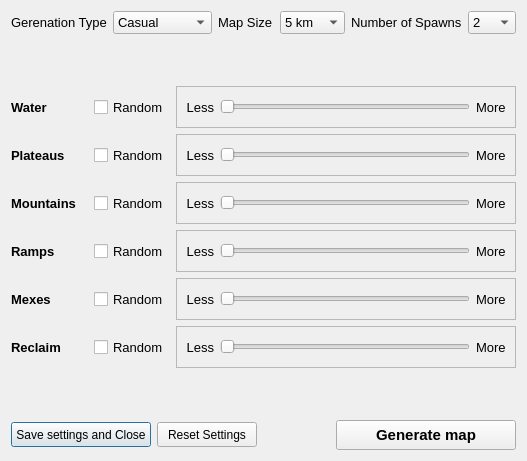
<?xml version="1.0" encoding="UTF-8"?>
<ui version="4.0">
 <class>MapGenOptionsDialog</class>
 <widget class="QDialog" name="MapGenOptionsDialog">
  <property name="geometry">
   <rect>
    <x>0</x>
    <y>0</y>
    <width>527</width>
    <height>461</height>
   </rect>
  </property>
  <property name="windowTitle">
   <string>Map Generator Options</string>
  </property>
  <layout class="QGridLayout" name="gridLayout">
   <item row="1" column="0">
    <spacer name="verticalSpacer">
     <property name="font">
      <font>
       <pointsize>9</pointsize>
      </font>
     </property>
     <property name="orientation">
      <enum>Qt::Vertical</enum>
     </property>
     <property name="sizeHint" stdset="0">
      <size>
       <width>451</width>
       <height>20</height>
      </size>
     </property>
    </spacer>
   </item>
   <item row="4" column="0">
    <layout class="QHBoxLayout" name="horizontalLayout_3">
     <item>
      <widget class="QPushButton" name="saveMapGenSettingsButton">
       <property name="sizePolicy">
        <sizepolicy hsizetype="Preferred" vsizetype="Fixed">
         <horstretch>0</horstretch>
         <verstretch>0</verstretch>
        </sizepolicy>
       </property>
       <property name="minimumSize">
        <size>
         <width>140</width>
         <height>25</height>
        </size>
       </property>
       <property name="maximumSize">
        <size>
         <width>16777215</width>
         <height>25</height>
        </size>
       </property>
       <property name="font">
        <font>
         <pointsize>9</pointsize>
        </font>
       </property>
       <property name="text">
        <string>Save settings and Close</string>
       </property>
      </widget>
     </item>
     <item>
      <widget class="QPushButton" name="resetMapGenSettingsButton">
       <property name="sizePolicy">
        <sizepolicy hsizetype="Preferred" vsizetype="Fixed">
         <horstretch>0</horstretch>
         <verstretch>0</verstretch>
        </sizepolicy>
       </property>
       <property name="minimumSize">
        <size>
         <width>100</width>
         <height>25</height>
        </size>
       </property>
       <property name="maximumSize">
        <size>
         <width>16777215</width>
         <height>25</height>
        </size>
       </property>
       <property name="font">
        <font>
         <pointsize>9</pointsize>
        </font>
       </property>
       <property name="text">
        <string>Reset Settings</string>
       </property>
      </widget>
     </item>
     <item>
      <spacer name="horizontalSpacer">
       <property name="font">
        <font>
         <pointsize>9</pointsize>
        </font>
       </property>
       <property name="orientation">
        <enum>Qt::Horizontal</enum>
       </property>
       <property name="sizeHint" stdset="0">
        <size>
         <width>40</width>
         <height>25</height>
        </size>
       </property>
      </spacer>
     </item>
     <item>
      <widget class="QPushButton" name="generateMapButton">
       <property name="sizePolicy">
        <sizepolicy hsizetype="Fixed" vsizetype="Fixed">
         <horstretch>0</horstretch>
         <verstretch>0</verstretch>
        </sizepolicy>
       </property>
       <property name="minimumSize">
        <size>
         <width>180</width>
         <height>30</height>
        </size>
       </property>
       <property name="font">
        <font>
         <pointsize>11</pointsize>
         <weight>75</weight>
         <bold>true</bold>
        </font>
       </property>
       <property name="text">
        <string>Generate map</string>
       </property>
      </widget>
     </item>
    </layout>
   </item>
   <item row="0" column="0">
    <layout class="QHBoxLayout" name="horizontalLayout_7">
     <item>
      <layout class="QHBoxLayout" name="horizontalLayout_9">
       <item>
        <widget class="QLabel" name="labelGenerationType">
         <property name="font">
          <font>
           <pointsize>10</pointsize>
          </font>
         </property>
         <property name="text">
          <string>Gerenation Type</string>
         </property>
        </widget>
       </item>
       <item>
        <widget class="QComboBox" name="generationType">
         <property name="font">
          <font>
           <pointsize>10</pointsize>
          </font>
         </property>
         <property name="currentText">
          <string>Casual</string>
         </property>
         <item>
          <property name="text">
           <string>Casual</string>
          </property>
         </item>
         <item>
          <property name="text">
           <string>Tournament</string>
          </property>
         </item>
         <item>
          <property name="text">
           <string>Blind</string>
          </property>
         </item>
         <item>
          <property name="text">
           <string>Unexplored</string>
          </property>
         </item>
        </widget>
       </item>
      </layout>
     </item>
     <item>
      <layout class="QHBoxLayout" name="horizontalLayout_11">
       <item>
        <widget class="QLabel" name="labelMapSize">
         <property name="font">
          <font>
           <pointsize>10</pointsize>
          </font>
         </property>
         <property name="text">
          <string>Map Size</string>
         </property>
        </widget>
       </item>
       <item>
        <widget class="QComboBox" name="mapSize">
         <property name="font">
          <font>
           <pointsize>10</pointsize>
          </font>
         </property>
         <item>
          <property name="text">
           <string>5 km</string>
          </property>
         </item>
         <item>
          <property name="text">
           <string>10 km</string>
          </property>
         </item>
         <item>
          <property name="text">
           <string>20 km</string>
          </property>
         </item>
        </widget>
       </item>
      </layout>
     </item>
     <item>
      <layout class="QHBoxLayout" name="horizontalLayout_10">
       <item>
        <widget class="QLabel" name="labelNumberOfSpawns">
         <property name="font">
          <font>
           <pointsize>10</pointsize>
          </font>
         </property>
         <property name="text">
          <string>Number of Spawns</string>
         </property>
        </widget>
       </item>
       <item>
        <widget class="QComboBox" name="numberOfSpawns">
         <property name="font">
          <font>
           <pointsize>10</pointsize>
          </font>
         </property>
         <property name="minimumContentsLength">
          <number>2</number>
         </property>
         <item>
          <property name="text">
           <string>2</string>
          </property>
         </item>
         <item>
          <property name="text">
           <string>4</string>
          </property>
         </item>
         <item>
          <property name="text">
           <string>6</string>
          </property>
         </item>
         <item>
          <property name="text">
           <string>8</string>
          </property>
         </item>
         <item>
          <property name="text">
           <string>10</string>
          </property>
         </item>
         <item>
          <property name="text">
           <string>12</string>
          </property>
         </item>
         <item>
          <property name="text">
           <string>14</string>
          </property>
         </item>
         <item>
          <property name="text">
           <string>16</string>
          </property>
         </item>
        </widget>
       </item>
      </layout>
     </item>
    </layout>
   </item>
   <item row="2" column="0">
    <layout class="QVBoxLayout" name="verticalLayout_4">
     <item>
      <layout class="QHBoxLayout" name="horizontalLayout_8">
       <item>
        <widget class="QLabel" name="labelWater">
         <property name="font">
          <font>
           <pointsize>10</pointsize>
           <weight>75</weight>
           <bold>true</bold>
          </font>
         </property>
         <property name="text">
          <string>Water</string>
         </property>
        </widget>
       </item>
       <item>
        <widget class="QCheckBox" name="landRandomDensity">
         <property name="minimumSize">
          <size>
           <width>0</width>
           <height>40</height>
          </size>
         </property>
         <property name="font">
          <font>
           <pointsize>10</pointsize>
          </font>
         </property>
         <property name="text">
          <string>Random</string>
         </property>
        </widget>
       </item>
       <item>
        <widget class="QFrame" name="landOptions">
         <property name="font">
          <font>
           <pointsize>9</pointsize>
          </font>
         </property>
         <property name="frameShape">
          <enum>QFrame::StyledPanel</enum>
         </property>
         <property name="frameShadow">
          <enum>QFrame::Raised</enum>
         </property>
         <layout class="QHBoxLayout" name="horizontalLayout_20">
          <item>
           <widget class="QLabel" name="label">
            <property name="sizePolicy">
             <sizepolicy hsizetype="Fixed" vsizetype="Preferred">
              <horstretch>0</horstretch>
              <verstretch>0</verstretch>
             </sizepolicy>
            </property>
            <property name="font">
             <font>
              <pointsize>10</pointsize>
             </font>
            </property>
            <property name="text">
             <string>Less</string>
            </property>
            <property name="alignment">
             <set>Qt::AlignRight|Qt::AlignTrailing|Qt::AlignVCenter</set>
            </property>
           </widget>
          </item>
          <item>
           <widget class="QSlider" name="landDensity">
            <property name="sizePolicy">
             <sizepolicy hsizetype="Fixed" vsizetype="Fixed">
              <horstretch>0</horstretch>
              <verstretch>0</verstretch>
             </sizepolicy>
            </property>
            <property name="minimumSize">
             <size>
              <width>250</width>
              <height>22</height>
             </size>
            </property>
            <property name="maximumSize">
             <size>
              <width>250</width>
              <height>22</height>
             </size>
            </property>
            <property name="font">
             <font>
              <pointsize>10</pointsize>
             </font>
            </property>
            <property name="minimum">
             <number>0</number>
            </property>
            <property name="maximum">
             <number>127</number>
            </property>
            <property name="orientation">
             <enum>Qt::Horizontal</enum>
            </property>
           </widget>
          </item>
          <item>
           <widget class="QLabel" name="label_2">
            <property name="sizePolicy">
             <sizepolicy hsizetype="Fixed" vsizetype="Preferred">
              <horstretch>0</horstretch>
              <verstretch>0</verstretch>
             </sizepolicy>
            </property>
            <property name="font">
             <font>
              <pointsize>10</pointsize>
             </font>
            </property>
            <property name="text">
             <string>More</string>
            </property>
           </widget>
          </item>
         </layout>
        </widget>
       </item>
      </layout>
     </item>
     <item>
      <layout class="QHBoxLayout" name="horizontalLayout_5">
       <item>
        <widget class="QLabel" name="labelPlateaus">
         <property name="font">
          <font>
           <pointsize>10</pointsize>
           <weight>75</weight>
           <bold>true</bold>
          </font>
         </property>
         <property name="text">
          <string>Plateaus</string>
         </property>
        </widget>
       </item>
       <item>
        <widget class="QCheckBox" name="plateausRandomDensity">
         <property name="minimumSize">
          <size>
           <width>0</width>
           <height>40</height>
          </size>
         </property>
         <property name="font">
          <font>
           <pointsize>10</pointsize>
          </font>
         </property>
         <property name="text">
          <string>Random</string>
         </property>
        </widget>
       </item>
       <item>
        <widget class="QFrame" name="plateausOptions">
         <property name="font">
          <font>
           <pointsize>9</pointsize>
          </font>
         </property>
         <property name="frameShape">
          <enum>QFrame::StyledPanel</enum>
         </property>
         <property name="frameShadow">
          <enum>QFrame::Raised</enum>
         </property>
         <layout class="QHBoxLayout" name="horizontalLayout_21">
          <item>
           <widget class="QLabel" name="label_3">
            <property name="sizePolicy">
             <sizepolicy hsizetype="Fixed" vsizetype="Preferred">
              <horstretch>0</horstretch>
              <verstretch>0</verstretch>
             </sizepolicy>
            </property>
            <property name="font">
             <font>
              <pointsize>10</pointsize>
             </font>
            </property>
            <property name="text">
             <string>Less</string>
            </property>
            <property name="alignment">
             <set>Qt::AlignRight|Qt::AlignTrailing|Qt::AlignVCenter</set>
            </property>
           </widget>
          </item>
          <item>
           <widget class="QSlider" name="plateausDensity">
            <property name="sizePolicy">
             <sizepolicy hsizetype="Fixed" vsizetype="Fixed">
              <horstretch>0</horstretch>
              <verstretch>0</verstretch>
             </sizepolicy>
            </property>
            <property name="minimumSize">
             <size>
              <width>250</width>
              <height>22</height>
             </size>
            </property>
            <property name="maximumSize">
             <size>
              <width>250</width>
              <height>22</height>
             </size>
            </property>
            <property name="font">
             <font>
              <pointsize>10</pointsize>
             </font>
            </property>
            <property name="minimum">
             <number>0</number>
            </property>
            <property name="maximum">
             <number>127</number>
            </property>
            <property name="orientation">
             <enum>Qt::Horizontal</enum>
            </property>
           </widget>
          </item>
          <item>
           <widget class="QLabel" name="label_8">
            <property name="sizePolicy">
             <sizepolicy hsizetype="Fixed" vsizetype="Preferred">
              <horstretch>0</horstretch>
              <verstretch>0</verstretch>
             </sizepolicy>
            </property>
            <property name="font">
             <font>
              <pointsize>10</pointsize>
             </font>
            </property>
            <property name="text">
             <string>More</string>
            </property>
           </widget>
          </item>
         </layout>
        </widget>
       </item>
      </layout>
     </item>
     <item>
      <layout class="QHBoxLayout" name="horizontalLayout_6">
       <item>
        <widget class="QLabel" name="labelMountains">
         <property name="font">
          <font>
           <pointsize>10</pointsize>
           <weight>75</weight>
           <bold>true</bold>
          </font>
         </property>
         <property name="text">
          <string>Mountains</string>
         </property>
        </widget>
       </item>
       <item>
        <widget class="QCheckBox" name="mountainsRandomDensity">
         <property name="minimumSize">
          <size>
           <width>0</width>
           <height>40</height>
          </size>
         </property>
         <property name="font">
          <font>
           <pointsize>10</pointsize>
          </font>
         </property>
         <property name="text">
          <string>Random</string>
         </property>
        </widget>
       </item>
       <item>
        <widget class="QFrame" name="mountainsOptions">
         <property name="font">
          <font>
           <pointsize>9</pointsize>
          </font>
         </property>
         <property name="frameShape">
          <enum>QFrame::StyledPanel</enum>
         </property>
         <property name="frameShadow">
          <enum>QFrame::Raised</enum>
         </property>
         <layout class="QHBoxLayout" name="horizontalLayout_22">
          <item>
           <widget class="QLabel" name="label_4">
            <property name="sizePolicy">
             <sizepolicy hsizetype="Fixed" vsizetype="Preferred">
              <horstretch>0</horstretch>
              <verstretch>0</verstretch>
             </sizepolicy>
            </property>
            <property name="font">
             <font>
              <pointsize>10</pointsize>
             </font>
            </property>
            <property name="text">
             <string>Less</string>
            </property>
            <property name="alignment">
             <set>Qt::AlignRight|Qt::AlignTrailing|Qt::AlignVCenter</set>
            </property>
           </widget>
          </item>
          <item>
           <widget class="QSlider" name="mountainsDensity">
            <property name="sizePolicy">
             <sizepolicy hsizetype="Fixed" vsizetype="Fixed">
              <horstretch>0</horstretch>
              <verstretch>0</verstretch>
             </sizepolicy>
            </property>
            <property name="minimumSize">
             <size>
              <width>250</width>
              <height>22</height>
             </size>
            </property>
            <property name="maximumSize">
             <size>
              <width>250</width>
              <height>22</height>
             </size>
            </property>
            <property name="font">
             <font>
              <pointsize>10</pointsize>
             </font>
            </property>
            <property name="minimum">
             <number>0</number>
            </property>
            <property name="maximum">
             <number>127</number>
            </property>
            <property name="orientation">
             <enum>Qt::Horizontal</enum>
            </property>
           </widget>
          </item>
          <item>
           <widget class="QLabel" name="label_9">
            <property name="sizePolicy">
             <sizepolicy hsizetype="Fixed" vsizetype="Preferred">
              <horstretch>0</horstretch>
              <verstretch>0</verstretch>
             </sizepolicy>
            </property>
            <property name="font">
             <font>
              <pointsize>10</pointsize>
             </font>
            </property>
            <property name="text">
             <string>More</string>
            </property>
           </widget>
          </item>
         </layout>
        </widget>
       </item>
      </layout>
     </item>
     <item>
      <layout class="QHBoxLayout" name="horizontalLayout_4">
       <item>
        <widget class="QLabel" name="labelRamps">
         <property name="font">
          <font>
           <pointsize>10</pointsize>
           <weight>75</weight>
           <bold>true</bold>
          </font>
         </property>
         <property name="text">
          <string>Ramps</string>
         </property>
        </widget>
       </item>
       <item>
        <widget class="QCheckBox" name="rampsRandomDensity">
         <property name="minimumSize">
          <size>
           <width>0</width>
           <height>40</height>
          </size>
         </property>
         <property name="font">
          <font>
           <pointsize>10</pointsize>
          </font>
         </property>
         <property name="text">
          <string>Random</string>
         </property>
        </widget>
       </item>
       <item>
        <widget class="QFrame" name="rampsOptions">
         <property name="font">
          <font>
           <pointsize>9</pointsize>
          </font>
         </property>
         <property name="frameShape">
          <enum>QFrame::StyledPanel</enum>
         </property>
         <property name="frameShadow">
          <enum>QFrame::Raised</enum>
         </property>
         <layout class="QHBoxLayout" name="horizontalLayout_23">
          <item>
           <widget class="QLabel" name="label_5">
            <property name="sizePolicy">
             <sizepolicy hsizetype="Fixed" vsizetype="Preferred">
              <horstretch>0</horstretch>
              <verstretch>0</verstretch>
             </sizepolicy>
            </property>
            <property name="font">
             <font>
              <pointsize>10</pointsize>
             </font>
            </property>
            <property name="text">
             <string>Less</string>
            </property>
            <property name="alignment">
             <set>Qt::AlignRight|Qt::AlignTrailing|Qt::AlignVCenter</set>
            </property>
           </widget>
          </item>
          <item>
           <widget class="QSlider" name="rampsDensity">
            <property name="sizePolicy">
             <sizepolicy hsizetype="Fixed" vsizetype="Fixed">
              <horstretch>0</horstretch>
              <verstretch>0</verstretch>
             </sizepolicy>
            </property>
            <property name="minimumSize">
             <size>
              <width>250</width>
              <height>22</height>
             </size>
            </property>
            <property name="maximumSize">
             <size>
              <width>250</width>
              <height>22</height>
             </size>
            </property>
            <property name="font">
             <font>
              <pointsize>10</pointsize>
             </font>
            </property>
            <property name="minimum">
             <number>0</number>
            </property>
            <property name="maximum">
             <number>127</number>
            </property>
            <property name="orientation">
             <enum>Qt::Horizontal</enum>
            </property>
           </widget>
          </item>
          <item>
           <widget class="QLabel" name="label_10">
            <property name="sizePolicy">
             <sizepolicy hsizetype="Fixed" vsizetype="Preferred">
              <horstretch>0</horstretch>
              <verstretch>0</verstretch>
             </sizepolicy>
            </property>
            <property name="font">
             <font>
              <pointsize>10</pointsize>
             </font>
            </property>
            <property name="text">
             <string>More</string>
            </property>
           </widget>
          </item>
         </layout>
        </widget>
       </item>
      </layout>
     </item>
     <item>
      <layout class="QHBoxLayout" name="horizontalLayout_2">
       <item>
        <widget class="QLabel" name="labelMex">
         <property name="font">
          <font>
           <pointsize>10</pointsize>
           <weight>75</weight>
           <bold>true</bold>
          </font>
         </property>
         <property name="text">
          <string>Mexes</string>
         </property>
        </widget>
       </item>
       <item>
        <widget class="QCheckBox" name="mexRandomDensity">
         <property name="minimumSize">
          <size>
           <width>0</width>
           <height>40</height>
          </size>
         </property>
         <property name="font">
          <font>
           <pointsize>10</pointsize>
          </font>
         </property>
         <property name="text">
          <string>Random</string>
         </property>
        </widget>
       </item>
       <item>
        <widget class="QFrame" name="mexOptions">
         <property name="font">
          <font>
           <pointsize>9</pointsize>
          </font>
         </property>
         <property name="frameShape">
          <enum>QFrame::StyledPanel</enum>
         </property>
         <property name="frameShadow">
          <enum>QFrame::Raised</enum>
         </property>
         <layout class="QHBoxLayout" name="horizontalLayout_24">
          <item>
           <widget class="QLabel" name="label_6">
            <property name="sizePolicy">
             <sizepolicy hsizetype="Fixed" vsizetype="Preferred">
              <horstretch>0</horstretch>
              <verstretch>0</verstretch>
             </sizepolicy>
            </property>
            <property name="font">
             <font>
              <pointsize>10</pointsize>
             </font>
            </property>
            <property name="text">
             <string>Less</string>
            </property>
            <property name="alignment">
             <set>Qt::AlignRight|Qt::AlignTrailing|Qt::AlignVCenter</set>
            </property>
           </widget>
          </item>
          <item>
           <widget class="QSlider" name="mexDensity">
            <property name="sizePolicy">
             <sizepolicy hsizetype="Fixed" vsizetype="Fixed">
              <horstretch>0</horstretch>
              <verstretch>0</verstretch>
             </sizepolicy>
            </property>
            <property name="minimumSize">
             <size>
              <width>250</width>
              <height>22</height>
             </size>
            </property>
            <property name="maximumSize">
             <size>
              <width>250</width>
              <height>22</height>
             </size>
            </property>
            <property name="font">
             <font>
              <pointsize>10</pointsize>
             </font>
            </property>
            <property name="minimum">
             <number>0</number>
            </property>
            <property name="maximum">
             <number>127</number>
            </property>
            <property name="orientation">
             <enum>Qt::Horizontal</enum>
            </property>
           </widget>
          </item>
          <item>
           <widget class="QLabel" name="label_11">
            <property name="sizePolicy">
             <sizepolicy hsizetype="Fixed" vsizetype="Preferred">
              <horstretch>0</horstretch>
              <verstretch>0</verstretch>
             </sizepolicy>
            </property>
            <property name="font">
             <font>
              <pointsize>10</pointsize>
             </font>
            </property>
            <property name="text">
             <string>More</string>
            </property>
           </widget>
          </item>
         </layout>
        </widget>
       </item>
      </layout>
     </item>
     <item>
      <layout class="QHBoxLayout" name="horizontalLayout">
       <item>
        <widget class="QLabel" name="labelReclaim">
         <property name="font">
          <font>
           <pointsize>10</pointsize>
           <weight>75</weight>
           <bold>true</bold>
          </font>
         </property>
         <property name="text">
          <string>Reclaim</string>
         </property>
        </widget>
       </item>
       <item>
        <widget class="QCheckBox" name="reclaimRandomDensity">
         <property name="minimumSize">
          <size>
           <width>0</width>
           <height>40</height>
          </size>
         </property>
         <property name="font">
          <font>
           <pointsize>10</pointsize>
          </font>
         </property>
         <property name="text">
          <string>Random</string>
         </property>
        </widget>
       </item>
       <item>
        <widget class="QFrame" name="reclaimOptions">
         <property name="font">
          <font>
           <pointsize>9</pointsize>
          </font>
         </property>
         <property name="frameShape">
          <enum>QFrame::StyledPanel</enum>
         </property>
         <property name="frameShadow">
          <enum>QFrame::Raised</enum>
         </property>
         <layout class="QHBoxLayout" name="horizontalLayout_25">
          <item>
           <widget class="QLabel" name="label_7">
            <property name="sizePolicy">
             <sizepolicy hsizetype="Fixed" vsizetype="Preferred">
              <horstretch>0</horstretch>
              <verstretch>0</verstretch>
             </sizepolicy>
            </property>
            <property name="font">
             <font>
              <pointsize>10</pointsize>
             </font>
            </property>
            <property name="text">
             <string>Less</string>
            </property>
            <property name="alignment">
             <set>Qt::AlignRight|Qt::AlignTrailing|Qt::AlignVCenter</set>
            </property>
           </widget>
          </item>
          <item>
           <widget class="QSlider" name="reclaimDensity">
            <property name="sizePolicy">
             <sizepolicy hsizetype="Fixed" vsizetype="Fixed">
              <horstretch>0</horstretch>
              <verstretch>0</verstretch>
             </sizepolicy>
            </property>
            <property name="minimumSize">
             <size>
              <width>250</width>
              <height>22</height>
             </size>
            </property>
            <property name="maximumSize">
             <size>
              <width>250</width>
              <height>22</height>
             </size>
            </property>
            <property name="font">
             <font>
              <pointsize>10</pointsize>
             </font>
            </property>
            <property name="minimum">
             <number>0</number>
            </property>
            <property name="maximum">
             <number>127</number>
            </property>
            <property name="orientation">
             <enum>Qt::Horizontal</enum>
            </property>
           </widget>
          </item>
          <item>
           <widget class="QLabel" name="label_12">
            <property name="sizePolicy">
             <sizepolicy hsizetype="Fixed" vsizetype="Preferred">
              <horstretch>0</horstretch>
              <verstretch>0</verstretch>
             </sizepolicy>
            </property>
            <property name="font">
             <font>
              <pointsize>10</pointsize>
             </font>
            </property>
            <property name="text">
             <string>More</string>
            </property>
           </widget>
          </item>
         </layout>
        </widget>
       </item>
      </layout>
     </item>
    </layout>
   </item>
   <item row="3" column="0">
    <spacer name="verticalSpacer_2">
     <property name="font">
      <font>
       <pointsize>9</pointsize>
      </font>
     </property>
     <property name="orientation">
      <enum>Qt::Vertical</enum>
     </property>
     <property name="sizeHint" stdset="0">
      <size>
       <width>20</width>
       <height>40</height>
      </size>
     </property>
    </spacer>
   </item>
  </layout>
 </widget>
 <resources/>
 <connections/>
</ui>
